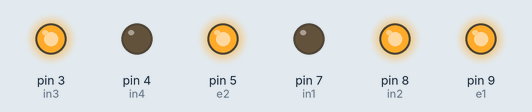
This sketch was run on a simulated Arduino Uno, built with avr-gcc and run on an emulated ATmega328P. Shown: output pins drawn as LEDs (lit = HIGH).

Above: at 0.1 s.
At 5.1 s:
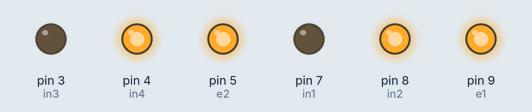
At 15.1 s:
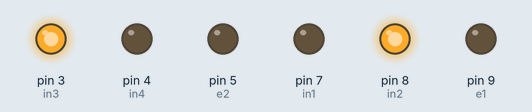
At 35.1 s:
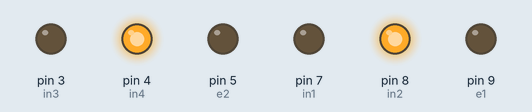
Timing chart, 0 to 36.6 s (numbered marks = the images above):
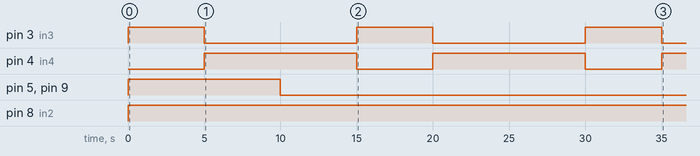

The sketch:

Test_DC.ino
```cpp
int in1 = 7;
int in2 = 8;
int e1 = 9;

int in3 = 3;
int in4 = 4;
int e2 = 5;
int speed = 255;

void setup() {
  // put your setup code here, to run once:
  pinMode(in1, OUTPUT);
  pinMode(in2, OUTPUT);
  pinMode(e1, OUTPUT);

  pinMode(in3, OUTPUT);
  pinMode(in4, OUTPUT);
  pinMode(e2, OUTPUT);
}

void gostraigh(){
  digitalWrite(in1, LOW);
  digitalWrite(in2, HIGH);
  digitalWrite(in3, HIGH);
  digitalWrite(in4, LOW);

  analogWrite(e1, speed);
  analogWrite(e2, speed);
}

void turnleft(){
  digitalWrite(in1, LOW);
  digitalWrite(in2, HIGH);
  digitalWrite(in3, LOW);
  digitalWrite(in4, HIGH);

  analogWrite(e1, speed);
  analogWrite(e2, speed);
}

void turnright(){
  speed =0;
  digitalWrite(in1, LOW);
  digitalWrite(in2, HIGH);
  digitalWrite(in3, LOW);
  digitalWrite(in4, HIGH);

  analogWrite(e1, speed);
  analogWrite(e2, speed);
}

void loop() {
  // put your main code here, to run repeatedly:
  gostraigh();
  delay(5000);
  turnleft();
  delay(5000);
  turnright();
  delay(5000);
}
```

Measured:
- by itself, pin 3 (in3): alternates HIGH for 5.0 s and LOW for 10.0 s
- by itself, pin 4 (in4): alternates HIGH for 10.0 s and LOW for 5.0 s
- by itself, pin 5 (e2), pin 9 (e1): LOW → HIGH at 0.00 s, → LOW 10.0 s later
- by itself, pin 8 (in2): LOW → HIGH at 0.00 s
